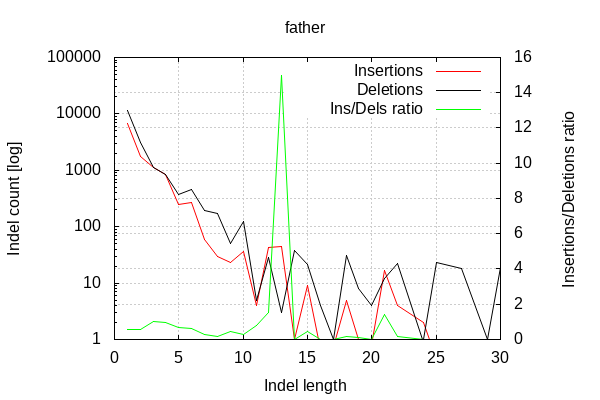

gnuplot code for this plot:

        set terminal png size 600,400 truecolor
        set output "./bamstat_plots/father-indel-dist.png"
        set grid xtics ytics y2tics back lc rgb "#cccccc"
        set style line 1 linetype 1  linecolor rgb "red"
        set style line 2 linetype 2  linecolor rgb "black"
        set style line 3 linetype 3  linecolor rgb "green"
        set style increment user
        set ylabel "Indel count [log]"
        set xlabel "Indel length"
        set y2label "Insertions/Deletions ratio"
        set log y
        set y2tics nomirror
        set ytics nomirror
        set title "father"
        plot '-' w l ti 'Insertions', '-' w l ti 'Deletions', '-' axes x1y2 w l ti "Ins/Dels ratio"
    1	6893
2	1750
3	1140
4	846
5	246
6	274
7	60
8	30
9	23
10	36
11	4
12	43
13	45
14	1
15	9
16	0
17	0
18	5
19	1
20	0
21	17
22	4
24	2
25	0
27	0
29	0
30	0
end
1	11667
2	3090
3	1120
4	859
5	375
6	450
7	195
8	172
9	51
10	125
11	5
12	28
13	3
14	38
15	21
16	4
17	1
18	31
19	8
20	4
21	12
22	22
24	0
25	23
27	18
29	1
30	19
end
1	0.590812
2	0.566343
3	1.017857
4	0.984866
5	0.656000
6	0.608889
7	0.307692
8	0.174419
9	0.450980
10	0.288000
11	0.800000
12	1.535714
13	15.000000
14	0.026316
15	0.428571
16	0.000000
17	0.000000
18	0.161290
19	0.125000
20	0.000000
21	1.416667
22	0.181818
24	0.000000
25	0.000000
27	0.000000
29	0.000000
30	0.000000
end
